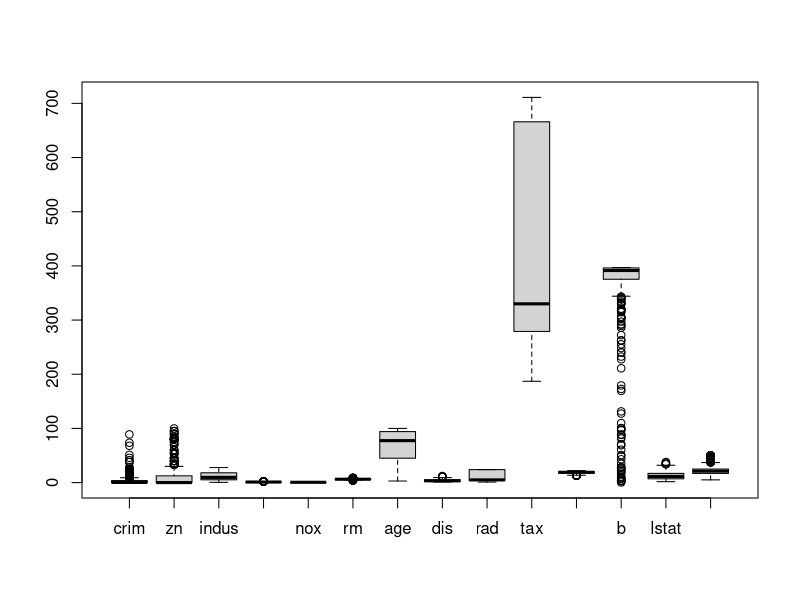
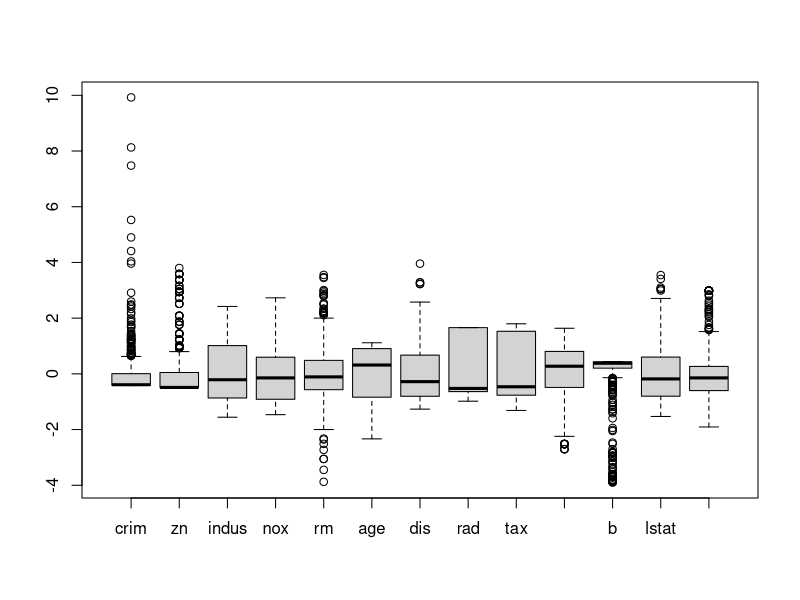

Source code (R) for these figures, in order: (Note: this script raises an error after producing the figures.)
library(mlbench)
data("BostonHousing", package = "mlbench")
data("BostonHousing2", package = "mlbench")
summary(BostonHousing)
boxplot(BostonHousing)
pca=prcomp(BostonHousing[,-4], scale=T)
new_data=scale(BostonHousing[,-4])
boxplot(new_data)


ggcorrplot(cor(new_data),lab=T, type="lower")

plot(BostonHousing2$lon,BostonHousing2$lat)

x.f=factanal(new_data)
x.f <- factanal(new_data,factors = 3, rotation="none", scores = "regression")
x.f <- factanal(new_data,factors = 3, rotation="varimax", scores = "regression")


